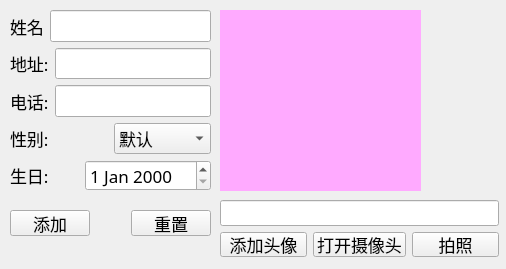
<?xml version="1.0" encoding="UTF-8"?>
<ui version="4.0">
 <class>registerwin</class>
 <widget class="QWidget" name="registerwin">
  <property name="geometry">
   <rect>
    <x>0</x>
    <y>0</y>
    <width>506</width>
    <height>269</height>
   </rect>
  </property>
  <property name="font">
   <font>
    <family>微软雅黑</family>
    <pointsize>13</pointsize>
   </font>
  </property>
  <property name="windowTitle">
   <string>Form</string>
  </property>
  <widget class="QLabel" name="headpiclb">
   <property name="geometry">
    <rect>
     <x>220</x>
     <y>10</y>
     <width>201</width>
     <height>181</height>
    </rect>
   </property>
   <property name="styleSheet">
    <string notr="true">background-color: rgb(255, 170, 255);</string>
   </property>
   <property name="text">
    <string/>
   </property>
  </widget>
  <widget class="QWidget" name="layoutWidget">
   <property name="geometry">
    <rect>
     <x>10</x>
     <y>10</y>
     <width>201</width>
     <height>181</height>
    </rect>
   </property>
   <layout class="QVBoxLayout" name="verticalLayout_2">
    <item>
     <layout class="QHBoxLayout" name="horizontalLayout">
      <item>
       <widget class="QLabel" name="label">
        <property name="sizePolicy">
         <sizepolicy hsizetype="Preferred" vsizetype="Expanding">
          <horstretch>0</horstretch>
          <verstretch>0</verstretch>
         </sizepolicy>
        </property>
        <property name="text">
         <string>姓名</string>
        </property>
       </widget>
      </item>
      <item>
       <widget class="QLineEdit" name="nameEdit">
        <property name="sizePolicy">
         <sizepolicy hsizetype="Expanding" vsizetype="Expanding">
          <horstretch>0</horstretch>
          <verstretch>0</verstretch>
         </sizepolicy>
        </property>
       </widget>
      </item>
     </layout>
    </item>
    <item>
     <layout class="QHBoxLayout" name="horizontalLayout_2">
      <item>
       <widget class="QLabel" name="label_2">
        <property name="sizePolicy">
         <sizepolicy hsizetype="Preferred" vsizetype="Expanding">
          <horstretch>0</horstretch>
          <verstretch>0</verstretch>
         </sizepolicy>
        </property>
        <property name="text">
         <string>地址:</string>
        </property>
       </widget>
      </item>
      <item>
       <widget class="QLineEdit" name="addressEdit">
        <property name="sizePolicy">
         <sizepolicy hsizetype="Expanding" vsizetype="Expanding">
          <horstretch>0</horstretch>
          <verstretch>0</verstretch>
         </sizepolicy>
        </property>
       </widget>
      </item>
     </layout>
    </item>
    <item>
     <layout class="QHBoxLayout" name="horizontalLayout_3">
      <item>
       <widget class="QLabel" name="label_3">
        <property name="sizePolicy">
         <sizepolicy hsizetype="Preferred" vsizetype="Expanding">
          <horstretch>0</horstretch>
          <verstretch>0</verstretch>
         </sizepolicy>
        </property>
        <property name="text">
         <string>电话:</string>
        </property>
       </widget>
      </item>
      <item>
       <widget class="QLineEdit" name="iponenumberEdit">
        <property name="sizePolicy">
         <sizepolicy hsizetype="Expanding" vsizetype="Expanding">
          <horstretch>0</horstretch>
          <verstretch>0</verstretch>
         </sizepolicy>
        </property>
       </widget>
      </item>
     </layout>
    </item>
    <item>
     <layout class="QHBoxLayout" name="horizontalLayout_4">
      <item>
       <widget class="QLabel" name="label_4">
        <property name="text">
         <string>性别:</string>
        </property>
       </widget>
      </item>
      <item>
       <widget class="QComboBox" name="setchanceEdit">
        <property name="sizePolicy">
         <sizepolicy hsizetype="Preferred" vsizetype="Expanding">
          <horstretch>0</horstretch>
          <verstretch>0</verstretch>
         </sizepolicy>
        </property>
        <item>
         <property name="text">
          <string>默认</string>
         </property>
        </item>
        <item>
         <property name="text">
          <string>男</string>
         </property>
        </item>
        <item>
         <property name="text">
          <string>女</string>
         </property>
        </item>
       </widget>
      </item>
     </layout>
    </item>
    <item>
     <layout class="QHBoxLayout" name="horizontalLayout_5">
      <item>
       <widget class="QLabel" name="label_5">
        <property name="sizePolicy">
         <sizepolicy hsizetype="Preferred" vsizetype="Expanding">
          <horstretch>0</horstretch>
          <verstretch>0</verstretch>
         </sizepolicy>
        </property>
        <property name="text">
         <string>生日:</string>
        </property>
       </widget>
      </item>
      <item>
       <widget class="QDateEdit" name="birthdayEdit">
        <property name="sizePolicy">
         <sizepolicy hsizetype="Minimum" vsizetype="Expanding">
          <horstretch>0</horstretch>
          <verstretch>0</verstretch>
         </sizepolicy>
        </property>
       </widget>
      </item>
     </layout>
    </item>
   </layout>
  </widget>
  <widget class="QWidget" name="layoutWidget">
   <property name="geometry">
    <rect>
     <x>10</x>
     <y>210</y>
     <width>201</width>
     <height>26</height>
    </rect>
   </property>
   <layout class="QHBoxLayout" name="horizontalLayout_6">
    <item>
     <widget class="QPushButton" name="addBt">
      <property name="text">
       <string>添加</string>
      </property>
     </widget>
    </item>
    <item>
     <spacer name="horizontalSpacer">
      <property name="orientation">
       <enum>Qt::Horizontal</enum>
      </property>
      <property name="sizeHint" stdset="0">
       <size>
        <width>40</width>
        <height>20</height>
       </size>
      </property>
     </spacer>
    </item>
    <item>
     <widget class="QPushButton" name="remakeBt">
      <property name="text">
       <string>重置</string>
      </property>
     </widget>
    </item>
   </layout>
  </widget>
  <widget class="QWidget" name="layoutWidget">
   <property name="geometry">
    <rect>
     <x>220</x>
     <y>200</y>
     <width>279</width>
     <height>57</height>
    </rect>
   </property>
   <layout class="QVBoxLayout" name="verticalLayout_3">
    <item>
     <widget class="QLineEdit" name="lineEdit"/>
    </item>
    <item>
     <layout class="QHBoxLayout" name="horizontalLayout_7">
      <item>
       <widget class="QPushButton" name="addfaceBt">
        <property name="text">
         <string>添加头像</string>
        </property>
       </widget>
      </item>
      <item>
       <widget class="QPushButton" name="openCameraBt">
        <property name="text">
         <string>打开摄像头</string>
        </property>
       </widget>
      </item>
      <item>
       <widget class="QPushButton" name="photographBt">
        <property name="text">
         <string>拍照</string>
        </property>
       </widget>
      </item>
     </layout>
    </item>
   </layout>
  </widget>
 </widget>
 <resources/>
 <connections/>
</ui>
